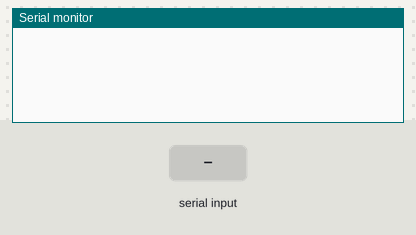
The sketch below on a simulated Arduino Uno, built with avr-gcc and run on an emulated ATmega328P. Parts: the last lines printed to the serial monitor. Wiring (inferred from the names in the program): DS1307 clock at I2C address 0x68. The inputs (shaded band) are chosen by the test bench. The local clock reads 2024-03-15 10:24:30 at power-on unless the sketch sets it; EEPROM starts erased.

Above: at 1.2 s.
1.3 s: "O" received over Serial
At 2.7 s:
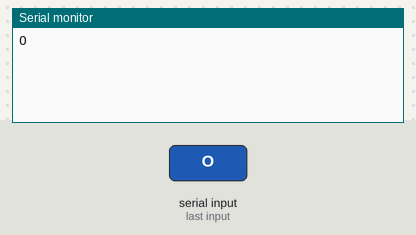
3.6 s: "F" received over Serial
At 5.4 s:
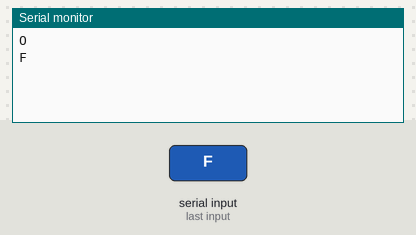

The sketch:

TestBluetoothVer3.ino
```cpp
char command;
String test;
boolean checkBluetooth=false;
String thayDoi;
int dem=0;
String  strHour,strMinute,strSecond;
#include <Wire.h>
#include <EEPROM.h>
/* Địa chỉ của DS1307 */
const byte DS1307 = 0x68;
/* Số byte dữ liệu sẽ đọc từ DS1307 */
const byte NumberOfFields = 7;
 boolean checkTime=false;
/* khai báo các biến thời gian */
int second, minute, hour, day, wday, month, year;
int c_second=40;
void setup() {
  Wire.begin();
  Serial.begin(9600);
}

void loop()


{
    while(Serial.available() > 0)
     {
       command = ((byte)Serial.read());
       test += command;
       delay(100);
   }
    //Bật kết nối Bluetooth
     if(test=="O")
     {
       checkBluetooth=true;
 //     Serial.println("Da ket noi voi Android");
       Serial.println("O");
       test="";
       command='\0';
     }
     if(test=="F")
     {
        checkBluetooth=false;
     //   Serial.println("Dã ngat ket noi voi Android");
       Serial.println("F");
         test="";
        command='\0';
     }
     //Bluetooth bắt đầu hoạt động
     if(checkBluetooth==true)
         {
           if(test=="1")//Bật máy bơm
           {
           //   Serial.println("Bat may bom");
           Serial.print("1");

           }
           else if(test=="2")//Tắt máy bơm
           {
             // Serial.println("Tat may bom");
              Serial.print("2");
           }
           else if(test=="3")//Kéo màn lại
           {
            // Serial.println("Keo man lai");
              Serial.print("3");
           }
           else if(test=="4")//Kéo màn ra
           {
             // Serial.println("Keo man ra");
               Serial.print("4");
           }
           else if(test=="h")//kiểm tra nếu người dùng chọn thay đổi độ ẩm
           {
             thayDoi=test;
           }
           else if(test=="t")
           {
             thayDoi=test;
           }
           else
           {
             if(test!="")
             {
               if(thayDoi=="h")//thay đổi độ ẩm
               {
               //   Serial.print("Do am da thay doi thanh cong: ");
                  //int a=test.toInt();
                //  Serial.println(a+10);
                  Serial.print("h");
                  thayDoi="";
               }
               else if(thayDoi=="t")//thay đổi thời gian
                {
                 // Serial.print("Thay doi thoi gian thanh cong");
                   strHour=test.substring(0,2);
                   strMinute=test.substring(2,4);
                   WriteEEPROM(0,strHour.toInt());
                   WriteEEPROM(1,strMinute.toInt());
                   WriteEEPROM(2,strHour.toInt());
                   WriteEEPROM(3,strMinute.toInt());
                   WriteEEPROM(5,1);
                 //  Serial.println(strHour.toInt());
                  // Serial.println(strMinute.toInt());
                  Serial.print("t");
                  thayDoi="";
                }
                else
                {
                    if(test=="r")
                    {
                      WriteEEPROM(4,1);
                      Serial.print("r");
                    }
                    else if(test=="n")
                    {
                      WriteEEPROM(4,0);
                      Serial.print("n");
                    }
                    else
                    {
                    strHour=test.substring(0,2);
                    strMinute=test.substring(3,5);
                    strSecond=test.substring(6,8);
                    setTime(strHour.toInt(),strMinute.toInt(),strSecond.toInt(), 1, 20, 4, 16);
                    }

                }

             }

           }
            test="";
           command='\0';
          /* dem+=1;
           if(dem>=10)
           {
               Serial.print("h");
               delay(50);
               convertIntToChar(dem);
               Serial.print("t");
                delay(50);
               convertIntToChar(dem+1);
           }
        */

     }
     else//Ngược lại là tin nhắn hoạt động
     {


     }
     readDS1307();
    //digitalClockDisplay();
    int getHourToCompar=ReadEEPROM(0);
    int getMinuteToCompar=ReadEEPROM(1);
    //Kiểm tra nếu thời gian cài đặt tưới bằng thời gian hiện tại
    if(getHourToCompar==hour&&getMinuteToCompar==minute)
    {
      WriteEEPROM(0,0);
      WriteEEPROM(1,0);
      WriteEEPROM(5,0);
      Serial.print("e");
    }
    //Trường hợp tưới lặp lại theo thời gian
     if(ReadEEPROM(3)!=minute)
    {

       if(ReadEEPROM(4)==1)
      {
         //Serial.println("Repeat");
         WriteEEPROM(0,ReadEEPROM(2));
         WriteEEPROM(1,ReadEEPROM(3));
      }
      else
      {
        if(ReadEEPROM(5)==0)
        {
         // Serial.println("Not Repeat");
          WriteEEPROM(0,0);
          WriteEEPROM(1,0);
        }

      }
    }
     delay(1000);
}

 //Hàm chuyển đổi số nguyên sang char và lấy độ dài
void convertIntToChar(int number)
{
    char NUMBER[2];
    itoa(number,NUMBER,10);
  //Gửi thông tin chuổi số đi
  for(int i=0;i<sizeof(NUMBER);i++)
    {

             Serial.print(NUMBER[i]);
            delay(50);

     }
}
void readDS1307()
{
        Wire.beginTransmission(DS1307);
        Wire.write((byte)0x00);
        Wire.endTransmission();
        Wire.requestFrom(DS1307, NumberOfFields);

        second = bcd2dec(Wire.read() & 0x7f);
        minute = bcd2dec(Wire.read() );
        hour   = bcd2dec(Wire.read() & 0x3f); // chế độ 24h.
        wday   = bcd2dec(Wire.read() );
        day    = bcd2dec(Wire.read() );
        month  = bcd2dec(Wire.read() );
        year   = bcd2dec(Wire.read() );
        year += 2000;
        WriteEEPROM(0,hour);
}
/* Chuyển từ format BCD (Binary-Coded Decimal) sang Decimal */
int bcd2dec(byte num)
{
        return ((num/16 * 10) + (num % 16));
}
/* Chuyển từ Decimal sang BCD */
int dec2bcd(byte num)
{
        return ((num/10 * 16) + (num % 10));
}

void digitalClockDisplay(){
    // digital clock display of the time
    Serial.print(hour);
    printDigits(minute);
    printDigits(second);
    Serial.print(" ");
    Serial.print(day);
    Serial.print(" ");
    Serial.print(month);
    Serial.print(" ");
    Serial.print(year);
    Serial.println();
}

void printDigits(int digits){
    // các thành phần thời gian được ngăn chách bằng dấu :
    Serial.print(":");

    if(digits < 10)
        Serial.print('0');
    Serial.print(digits);
}

/* cài đặt thời gian cho DS1307 */
void setTime(byte hr, byte min, byte sec, byte wd, byte d, byte mth, byte yr)
{
        Wire.beginTransmission(DS1307);
        Wire.write(byte(0x00)); // đặt lại pointer
        Wire.write(dec2bcd(sec));
        Wire.write(dec2bcd(min));
        Wire.write(dec2bcd(hr));
        Wire.write(dec2bcd(wd)); // day of week: Sunday = 1, Saturday = 7
        Wire.write(dec2bcd(d));
        Wire.write(dec2bcd(mth));
        Wire.write(dec2bcd(yr));
        Wire.endTransmission();
}
//Write EEPROM
void WriteEEPROM(int address,int value)
{
     EEPROM.write(address, value);
     delay(5);
}
//Read EEPROM
int ReadEEPROM(int address)
{
   int result= EEPROM.read(address);
     delay(5);
   return result;

}
```

Measured:
- after the input at 1.3 s, the serial monitor: prints a new line after 0.86 s (image 1)
- after the input at 3.6 s, the serial monitor: prints a new line after 0.73 s (image 2)
